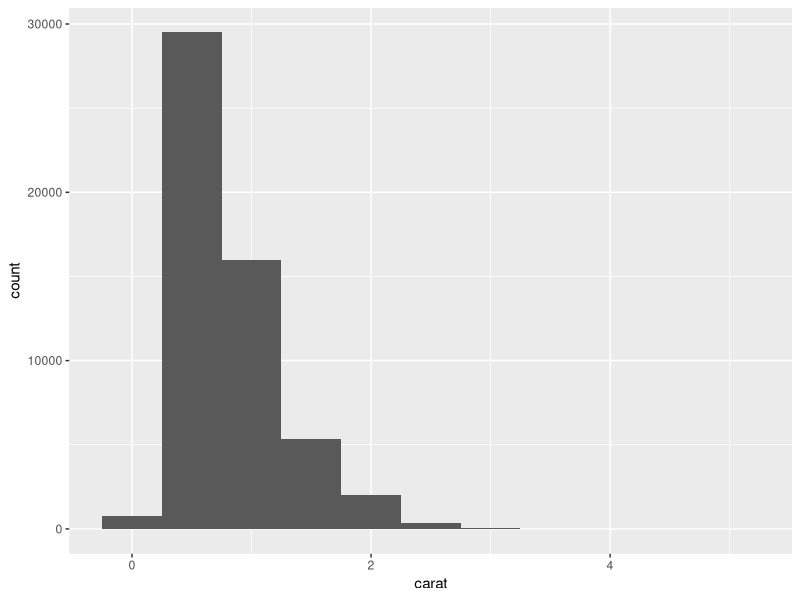
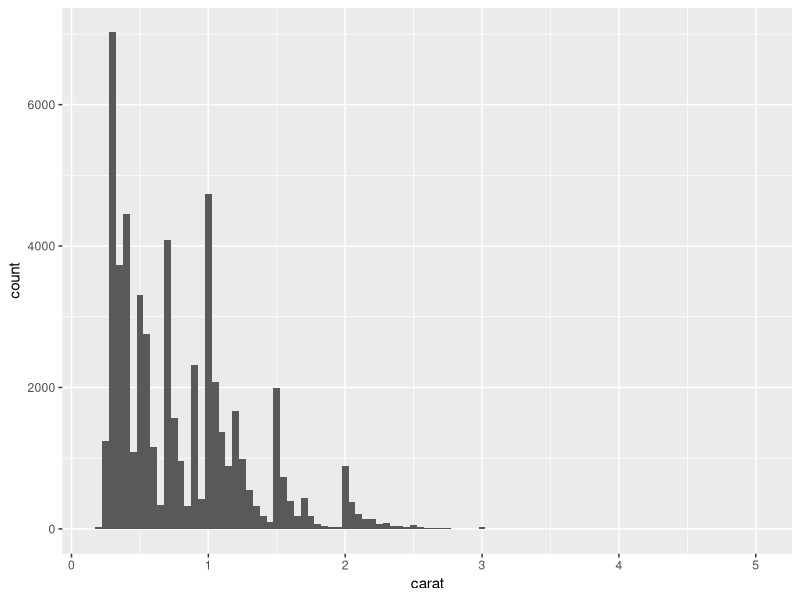
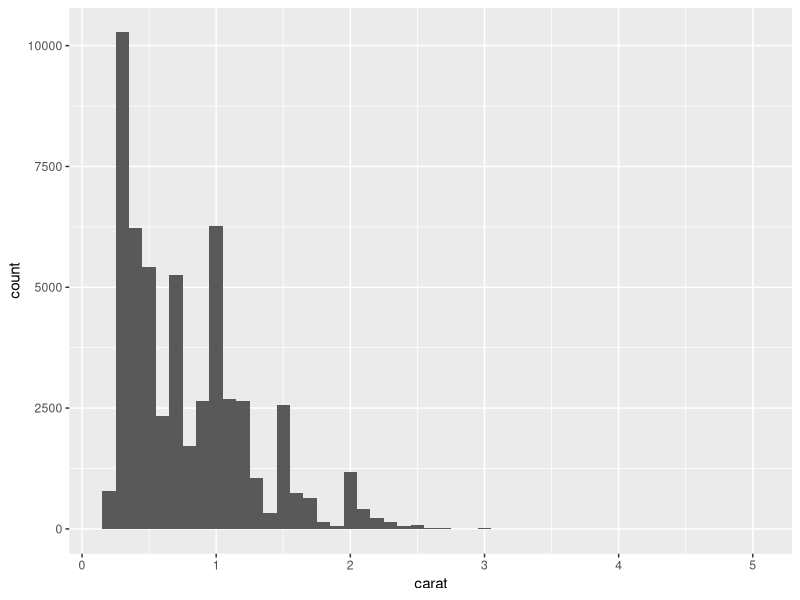
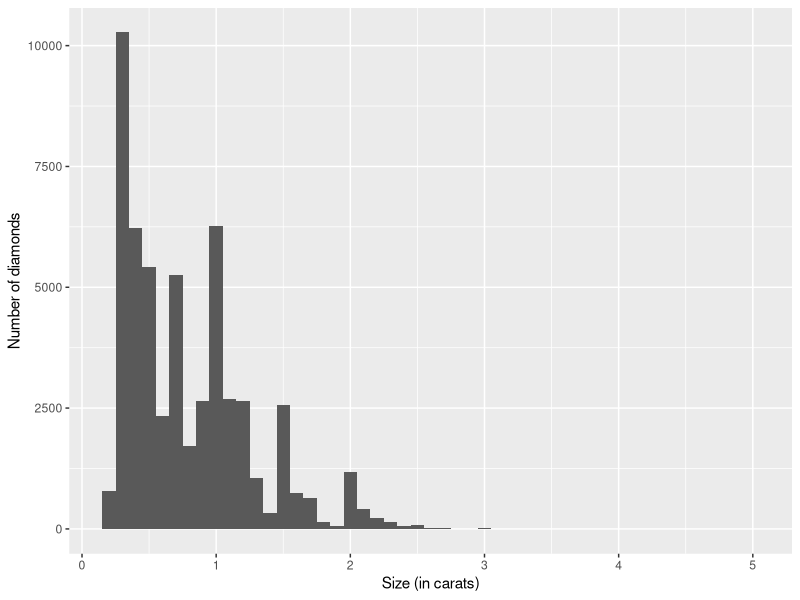
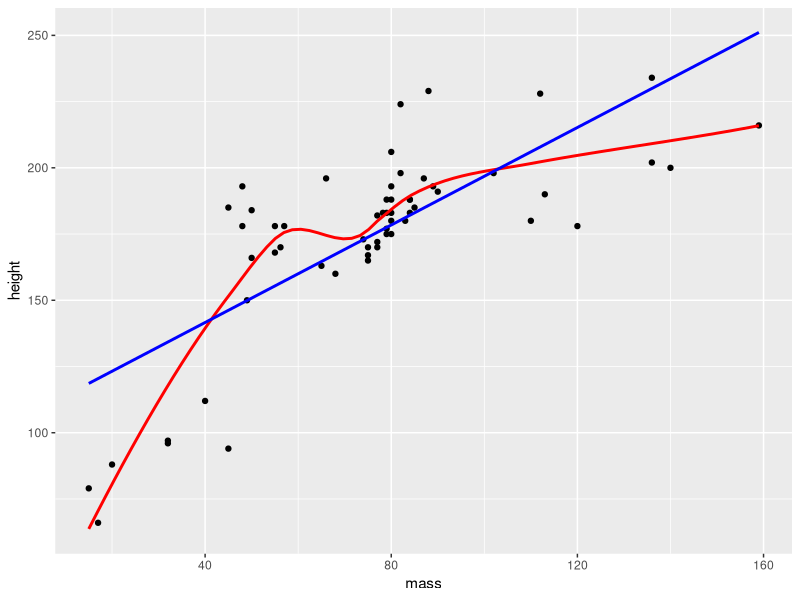
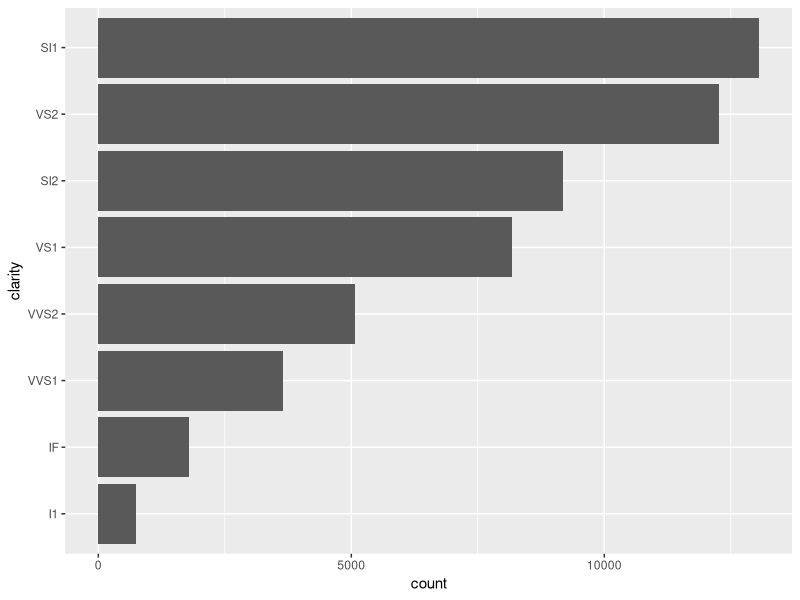
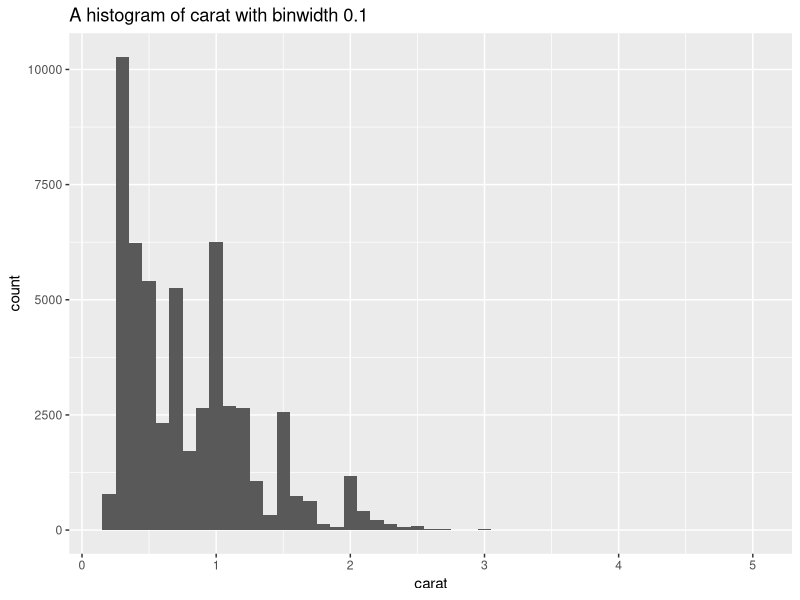

R code for these plots, in order:
## ---- chunk 1
library(tidyverse)
## ---- chunk 2
x <- c(0.01, 0.05, 0.004)

y <- c(40402, 495993, 589290)
## ---- chunk 3
(x - mean(x, na.rm = TRUE)) / sd(x, na.rm = TRUE)
## ---- chunk 4
(y - mean(x, na.rm = TRUE)) / sd(y, na.rm = TRUE)
## ---- chunk 5
zscore <- function(x){
  (x - mean(x, na.rm = TRUE)) / sd(x, na.rm = TRUE)
}
## ---- chunk 6
zscore(x)
zscore(y)
## ---- chunk 7
1:10
## ---- chunk 8
clamp <- function(x, min, max) {
  case_when(
    x < min ~ min,
    x > max ~ max,
    .default = x
  )
}
clamp(1:10, min = 3, max = 7)
## ---- chunk 9
clamp <- function(x, min, max) {
  case_when(
    x < min ~ min,
    x > max ~ max,
    TRUE ~ x
  )
}
## ---- chunk 10
clamp(1:10, min = 3, max = 7)
## ---- chunk 11
c("hello", "goodbye", "see ya")
## ---- chunk 12
first_upper <- function(x) {
  str_sub(x, 1, 1) <- str_to_upper(str_sub(x, 1, 1))
  x
}

first_upper(c("hello", "goodbye", "see ya"))
## ---- chunk 13
word <- "hello"
word
## ---- chunk 14
str_sub(word, 1, 1) <- "H"
word
## ---- chunk 15
word <- "hello"
word
## ---- chunk 16
str_to_upper(str_sub(word, 1, 1))
## ---- chunk 17
word
## ---- chunk 18
str_sub(word, 1, 1) <- str_to_upper(str_sub(word, 1, 1))
word
## ---- chunk 19
first_upper <- function(x) {
  str_sub(x, 1, 1) <- str_to_upper(str_sub(x, 1, 1))
  x
}
## ---- chunk 20
first_upper(word)

string <- c("hello", "goodbye", "see ya")
first_upper(string)
## ---- chunk 21
se <- function(x){
  sd(x, na.rm = TRUE) / sqrt(length(x))
}
## ---- chunk 22
x <- c(3, 6, 9)

se(x)
## ---- chunk 23
data <- tibble(x = c(1, 3, 5),
               y = c(6, 8, 9))

data
## ---- chunk 24
data |> 
  summarize(mean_x = mean(x), 
            se_x = se(x),
            mean_y = mean(y),
            se_y = se(y))
## ---- chunk 25
mape <- function(actual, predicted) {
  sum(abs((actual - predicted) / actual)) / length(actual)
}
## ---- chunk 26
diamonds
## ---- chunk 27
grouped_mean <- function(df, group_var, mean_var) {
  df |> 
    group_by(group_var) |> 
    summarize(mean(mean_var))
}
## ---- chunk 28
grouped_mean <- function(df, group_var, mean_var) {
  df |> 
    group_by({{group_var}}) |> 
    summarize(mean({{mean_var}}))
}
## ---- chunk 29
diamonds |> 
  grouped_mean(cut, carat)
## ---- chunk 30
diamonds |> 
  ggplot(aes(x = carat)) +
  geom_histogram(binwidth = 0.5)
## ---- chunk 31
diamonds |> 
  ggplot(aes(x = carat)) +
  geom_histogram(binwidth = 0.05)
## ---- chunk 32
histogram <- function(df, var, binwidth){
  df |> 
    ggplot(aes(x = {{ var }})) +
    geom_histogram(binwidth = binwidth)
}
## ---- chunk 33
diamonds |> 
  histogram(carat, 0.1)
## ---- chunk 34
#| code-line-numbers: "3"

diamonds |> 
  histogram(carat, 0.1) +
  labs(x = "Size (in carats)", y = "Number of diamonds")

## ---- chunk 35
linearity_check <- function(df, x, y) {
  df |>
    ggplot(aes(x = {{ x }}, y = {{ y }})) +
    geom_point() +
    geom_smooth(method = "loess", formula = y ~ x, color = "red", se = FALSE) +
    geom_smooth(method = "lm", formula = y ~ x, color = "blue", se = FALSE) 
}
## ---- chunk 36
starwars |> 
  filter(mass < 1000) |> 
  linearity_check(mass, height)
## ---- chunk 37
sorted_bars <- function(df, var) {
  df |> 
    mutate({{ var }} := fct_rev(fct_infreq({{ var }})))  |>
    ggplot(aes(y = {{ var }})) +
    geom_bar()
}
## ---- chunk 38
diamonds |> 
  sorted_bars(clarity)
## ---- chunk 39
#| code-line-numbers: "2,3|7"

histogram <- function(df, var, binwidth) {
  label <- rlang::englue("A histogram of {{var}} with binwidth {binwidth}")
  
  df |> 
    ggplot(aes(x = {{ var }})) + 
    geom_histogram(binwidth = binwidth) + 
    labs(title = label)
}
## ---- chunk 40
diamonds |> histogram(carat, 0.1)
